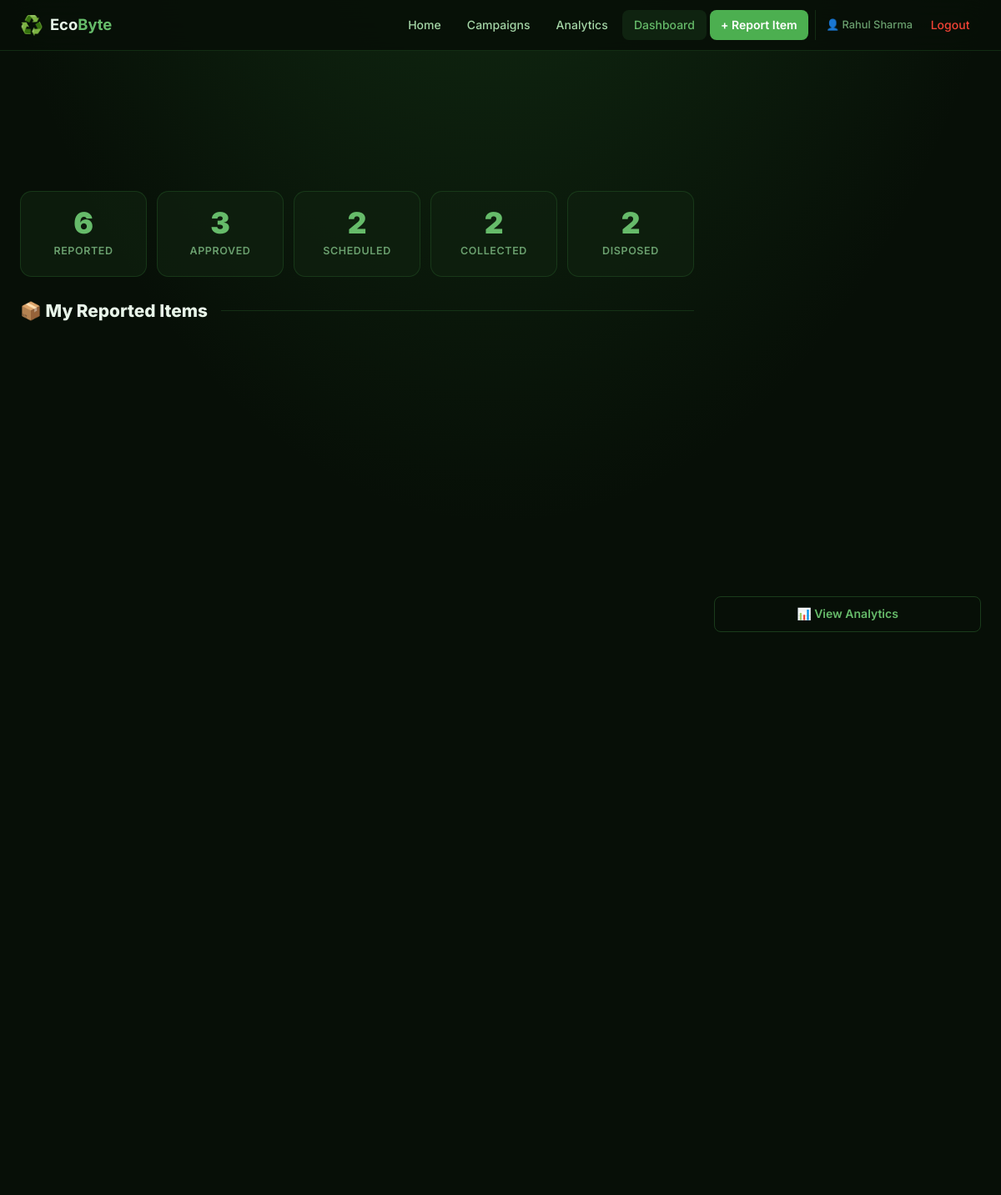
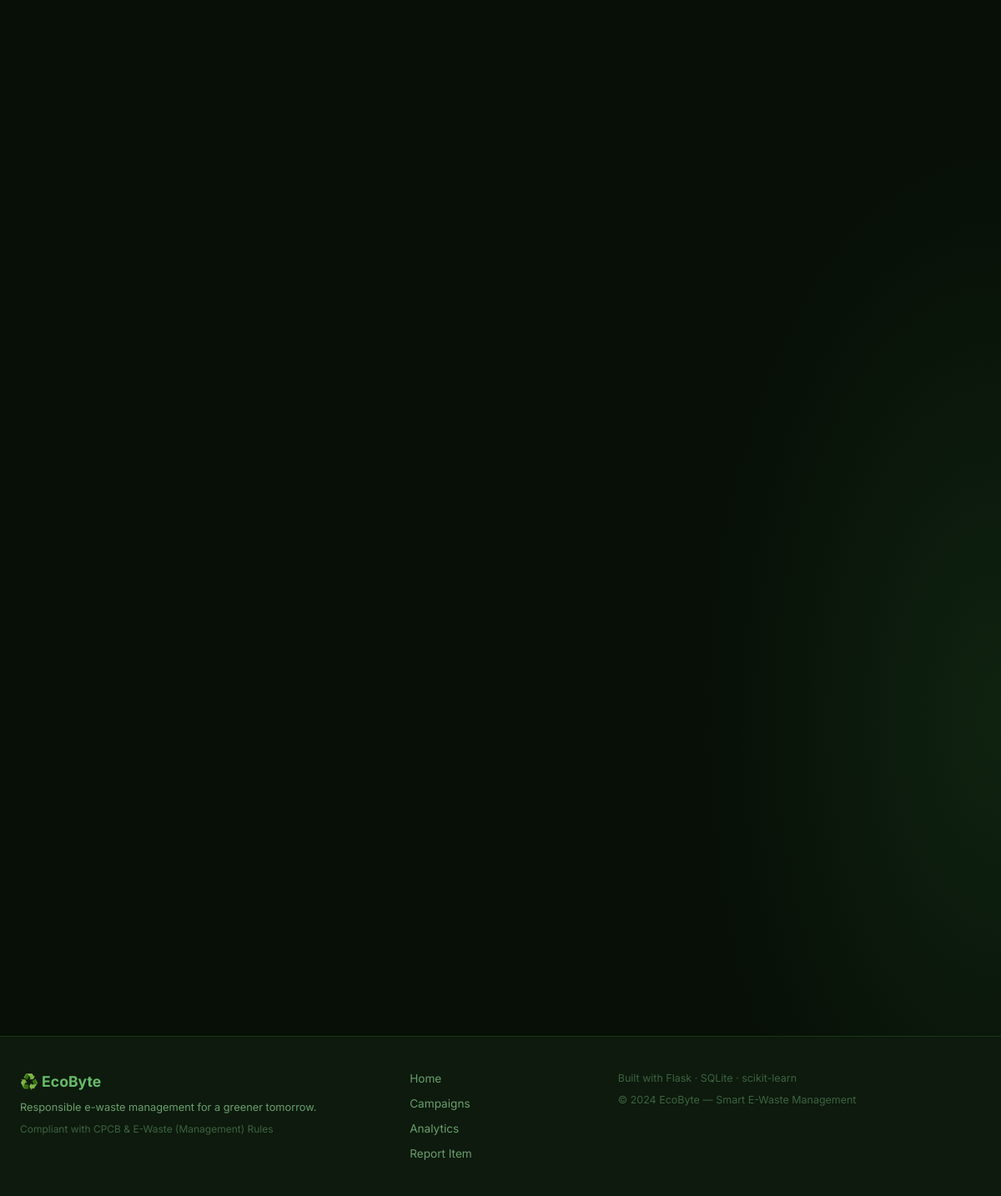
/dashboard (signed in), run on the app's committed database (2 pictures, top to bottom).
### tables this page shows
CREATE TABLE users (
            id          INTEGER PRIMARY KEY AUTOINCREMENT,
            name        TEXT    NOT NULL,
            email       TEXT    UNIQUE NOT NULL,
            password_hash TEXT  NOT NULL,
            role        TEXT    DEFAULT 'user',
            department  TEXT    DEFAULT 'General',
            points      INTEGER DEFAULT 0,
            created_at  TEXT    DEFAULT (datetime('now'))
        );

CREATE TABLE items (
            id              INTEGER PRIMARY KEY AUTOINCREMENT,
            user_id         INTEGER NOT NULL,
            category        TEXT    NOT NULL,
            brand           TEXT    DEFAULT 'Unknown',
            model_name      TEXT    DEFAULT '',
            condition       INTEGER DEFAULT 3,
            age_years       REAL    DEFAULT 1.0,
            original_price  REAL    DEFAULT 0.0,
            classification  TEXT    DEFAULT 'recyclable',
            status          TEXT    DEFAULT 'reported',
            department      TEXT    DEFAULT 'General',
            description     TEXT    DEFAULT '',
            qr_code_path    TEXT    DEFAULT '',
            predicted_price REAL    DEFAULT 0.0,
            vendor_id       INTEGER,
            pickup_date     TEXT,
            created_at      TEXT    DEFAULT (datetime('now')),
            FOREIGN KEY (user_id) REFERENCES users(id)
        );

### app.py (the view)
@app.route('/dashboard')
@login_required
def dashboard():
    items       = db.get_items_by_user(session['user_id'])
    user        = db.get_user_by_id(session['user_id'])
    leaderboard = db.get_leaderboard()
    return render_template('dashboard.html', items=items, user=user, leaderboard=leaderboard)

### app.py (called while the page is built)
def login_required(f):
    @wraps(f)
    def decorated(*args, **kwargs):
        if 'user_id' not in session:
            flash('Please log in to continue.', 'warning')
            return redirect(url_for('login'))
        return f(*args, **kwargs)
    return decorated

### database.py (called while the page is built)
def get_db():
    conn = sqlite3.connect(DB_PATH)
    conn.row_factory = sqlite3.Row
    return conn

def get_user_by_id(user_id):
    conn = get_db()
    user = conn.execute('SELECT * FROM users WHERE id = ?', (user_id,)).fetchone()
    conn.close()
    return user

def get_leaderboard():
    conn = get_db()
    rows = conn.execute(
        "SELECT name, department, points FROM users WHERE role='user' ORDER BY points DESC LIMIT 10"
    ).fetchall()
    conn.close()
    return rows

def get_items_by_user(user_id):
    conn = get_db()
    items = conn.execute(
        'SELECT * FROM items WHERE user_id = ? ORDER BY created_at DESC', (user_id,)
    ).fetchall()
    conn.close()
    return items

### templates/dashboard.html (shortened to what this page needs)
{% extends "base.html" %}
{% block content %}
<div class="dashboard-layout">
  <div>
    {% set statuses = ['reported','approved','scheduled','collected','disposed'] %}
    <div style="display:grid;grid-template-columns:repeat(5,1fr);gap:.75rem;margin-bottom:1.5rem">
      {% for s in statuses %}
      {% set cnt = items | selectattr('status','equalto',s) | list | length %}
      <div class="stat-card">
        <div class="stat-number">{{ cnt }}</div>
        <div class="stat-label">{{ s }}</div>
      </div>
      {% endfor %}
    </div>
    <h2 class="section-title">📦 My Reported Items</h2>
    {% if items %}
      <div class="items-grid">
      </div>
    {% endif %}
  </div>
  <div>
    <div style="margin-top:1.25rem;text-align:center">
      <a href="{{ url_for('analytics') }}" class="btn btn-outline btn-block">
        📊 View Analytics
      </a>
    </div>
  </div>
</div>
{% endblock %}

### templates/base.html (shortened to what this page needs)
<!DOCTYPE html>
<html lang="en">
<head>
  <link rel="stylesheet" href="{{ url_for('static', filename='css/style.css') }}">
</head>
<body>
  <nav class="navbar">
    <div class="nav-container">
      <a href="{{ url_for('index') }}" class="nav-brand">
        <span class="brand-icon">♻️</span>
        <span>Eco<strong>Byte</strong></span>
      </a>
      <div class="nav-links" id="navLinks">
        <a href="{{ url_for('index') }}"
           class="nav-link {% if request.endpoint == 'index' %}active{% endif %}">Home</a>
        <a href="{{ url_for('campaigns') }}"
           class="nav-link {% if request.endpoint == 'campaigns' %}active{% endif %}">Campaigns</a>
        <a href="{{ url_for('analytics') }}"
           class="nav-link {% if request.endpoint == 'analytics' %}active{% endif %}">Analytics</a>
        {% if session.get('user_id') %}
          {% if session.get('role') == 'admin' %}
            <a href="{{ url_for('admin') }}"
               class="nav-link {% if request.endpoint == 'admin' %}active{% endif %}">⚙️ Admin</a>
          {% elif session.get('role') == 'vendor' %}
            <a href="{{ url_for('vendor_scan') }}" class="nav-link">📷 Scan Items</a>
          {% else %}
            <a href="{{ url_for('dashboard') }}"
               class="nav-link {% if request.endpoint == 'dashboard' %}active{% endif %}">Dashboard</a>
            <a href="{{ url_for('report') }}" class="nav-link btn-report">+ Report Item</a>
          {% endif %}
          <div class="nav-user">
            <span class="user-name">👤 {{ session.get('name', 'User') }}</span>
            <a href="{{ url_for('logout') }}" class="nav-link logout">Logout</a>
          </div>
        {% else %}
          <a href="{{ url_for('login') }}" class="nav-link">Login</a>
          <a href="{{ url_for('signup') }}" class="nav-link btn-signup">Sign Up</a>
        {% endif %}
      </div>
    </div>
  </nav>
  <main class="main-content">
    {% block content %}{% endblock %}
  </main>
  <footer class="footer">
    <div class="footer-container">
      <div class="footer-brand">
        <span>♻️ EcoByte</span>
        <p>Responsible e-waste management for a greener tomorrow.</p>
        <p style="margin-top:.35rem;font-size:.75rem;color:var(--text-4)">
          Compliant with CPCB &amp; E-Waste (Management) Rules
        </p>
      </div>
      <div class="footer-links">
        <a href="{{ url_for('index') }}">Home</a>
        <a href="{{ url_for('campaigns') }}">Campaigns</a>
        <a href="{{ url_for('analytics') }}">Analytics</a>
        {% if session.get('user_id') %}
          <a href="{{ url_for('report') }}">Report Item</a>
        {% endif %}
      </div>
      <div class="footer-info">
        <p>Built with Flask · SQLite · scikit-learn</p>
        <p style="margin-top:.35rem">© 2024 EcoByte — Smart E-Waste Management</p>
      </div>
    </div>
  </footer>
</body>
</html>

### data on the page
users: get "Rahul Sharma"
items: condition "2", status "COLLECTED"
items: condition "2", status "DISPOSED"

### other printed values
{{ cnt }} "6" "3" "2"
{{ s }} "REPORTED" "APPROVED" "SCHEDULED"
